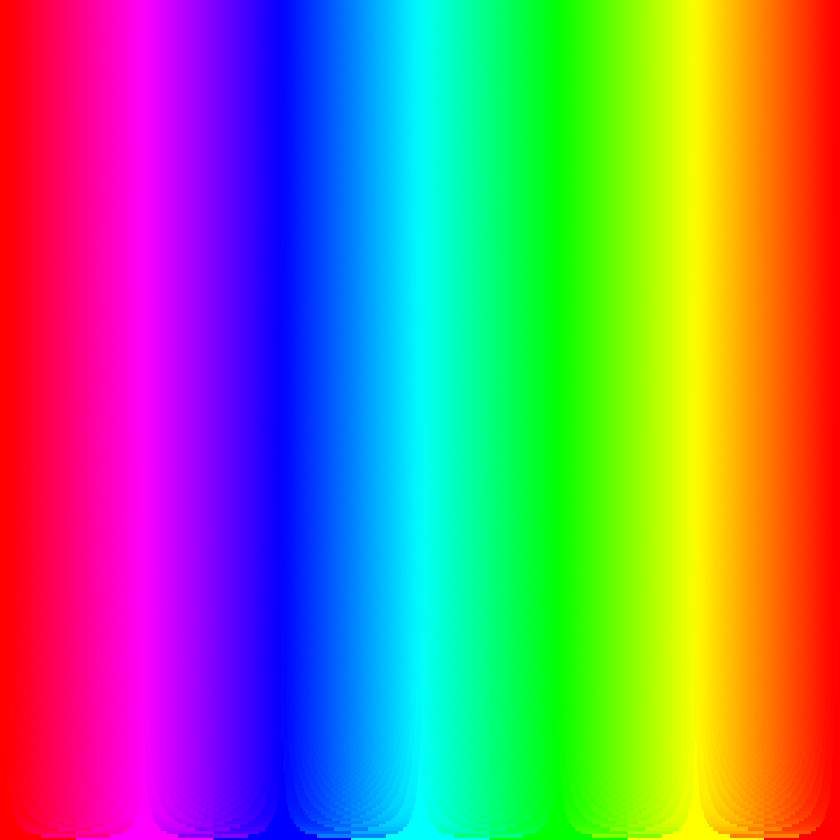
#> input picture U1/test_alpha.png, 840 x 840 px, shrunk from 1200 x 1200 before the run
$ python test2.py
#> lines starting #> are read from the running program, lines starting #| are printed output that depends on the picture
'''
# 实例3
import numpy as np
# a现只有一个维度
a = np.arange(24)
print(a)
print(a.ndim)
# 现在调整其大小
# b现有三个维度
b = a.reshape(3,4,2)
print(b.ndim)


# 实例4
import numpy as np
a = np.array([[1,2,3],[4,5,6]])
print(a.shape)


# 实例5
import numpy as np
# 数组的dtype为int8(一个字节)
x = np.array([1,2,3,4,5],dtype=np.int8)
print(x.itemsize)

# dtype现在为float64(八个字节)
y = np.array([1,2,3,4,5],dtype=np.float64)
print(y.itemsize)


# 实例6
import numpy as np
# 默认为浮点数
x = np.ones(5)
print(x)

# 自定义类型
x = np.ones([2,2],dtype=int)
print(x)'''

'''
import numpy as np
import cv2 as cv
img = np.zeros((3,3), dtype=np.uint8)
print(img)
print("\n")
img = cv.cvtColor(img, cv.COLOR_GRAY2BGR)  # 转换为BGR格式
print(img)
print(img.shape)'''


import cv2 as cv
import numpy as np
img = cv.imread("test_alpha.png")
#> img is the input picture: shape (840, 840, 3); mean B, G, R 125.3, 125.3, 129.1
img[:,:,0] = 0  # 冒号代表所有，第一个冒号代表行，第二个冒号代表列，0代表BGR
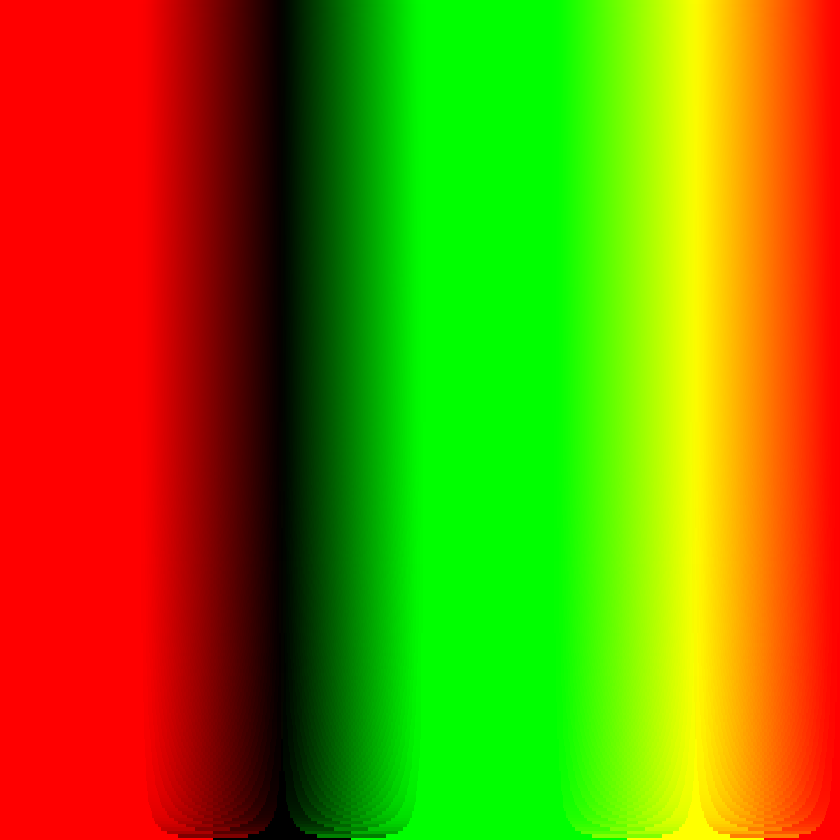
#> img: shape (840, 840, 3); mean B, G, R 0, 125.3, 129.1
cv.imshow('windows',img)
cv.waitKey(0)
